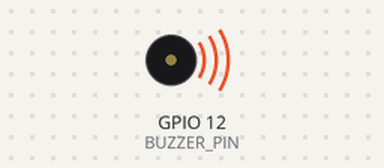
Simulated run of this program. Board: Raspberry Pi (BCM pin numbers). On the bench: buzzer (waves = sounding). At 14.1 s the program stops and its outputs stay as they are.

Above: at 0.1 s.
At 14.2 s:
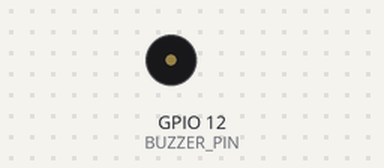
Timing chart, 0 to 15.6 s (numbered marks = the images above):
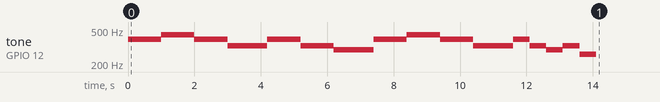

Measured:
- by itself, tone on GPIO 12 (BUZZER_PIN): plays 391 Hz for 1.0 s, 440 Hz for 1.0 s, 391 Hz for 1.0 s, 329 Hz for 1.2 s, 391 Hz for 1.0 s, 329 Hz for 1.0 s … (16 notes in this stretch)

The program:

pwm.py
```python
import RPi.GPIO as GPIO
import time

BUZZER_PIN = 12

GPIO.setmode(GPIO.BCM)
GPIO.setup(BUZZER_PIN, GPIO.OUT)

pwm = GPIO.PWM(BUZZER_PIN, 1)
pwm.start(10)

melody = [391, 391, 440, 440, 391, 391, 329]
melody2 = [391, 391, 329, 329, 293]
melody3 = [391, 329, 293, 329, 261]

try:
    for i in melody:
        pwm.ChangeFrequency(i)
        time.sleep(0.5)
    time.sleep(0.7)
    for i in melody2:
        pwm.ChangeFrequency(i)
        time.sleep(0.5)
    time.sleep(0.7)
    for i in melody:
        pwm.ChangeFrequency(i)
        time.sleep(0.5)
    time.sleep(0.7)
    for i in melody3:
        pwm.ChangeFrequency(i)
        time.sleep(0.5)

finally:
    pwm.stop()
    GPIO.cleanup()
```
